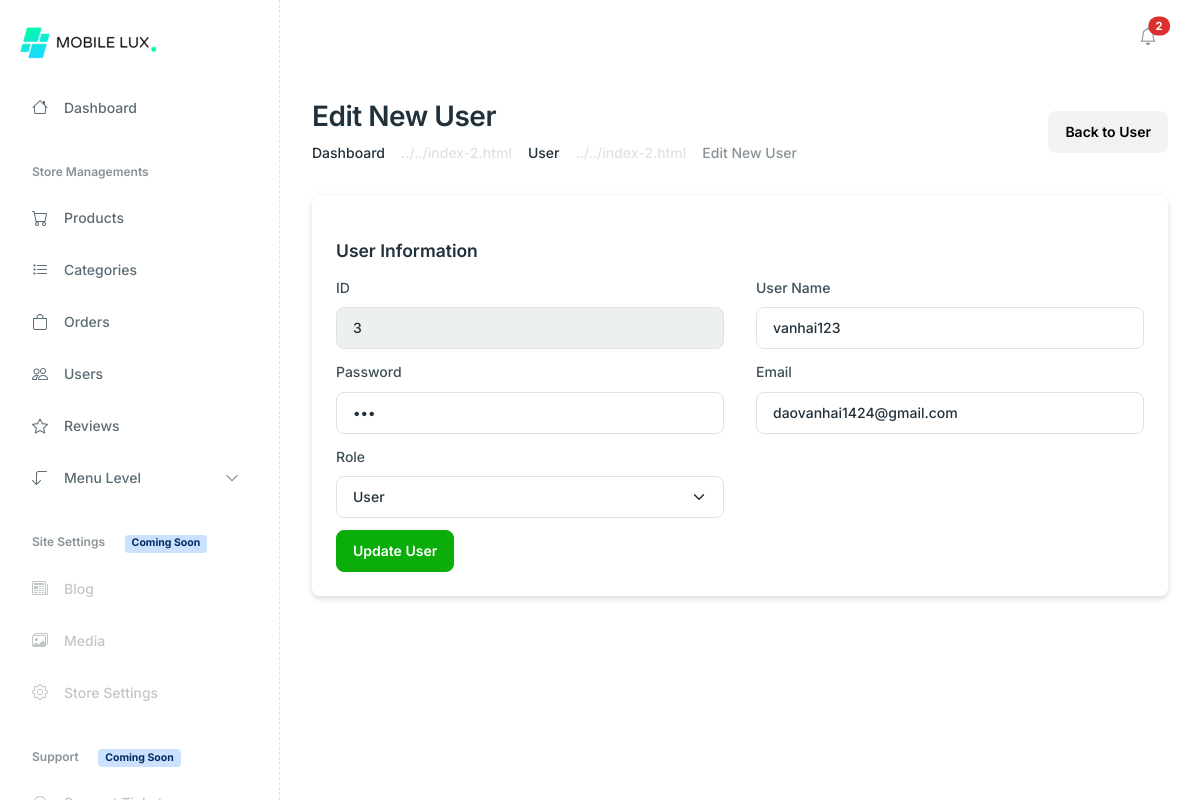
/admin/index.php?act=edit_user&id=3, run on the app's committed database.
### tables this page shows
CREATE TABLE `user` (
  `id` int(11) NOT NULL,
  `user` varchar(255) NOT NULL,
  `pass` varchar(255) NOT NULL,
  `email` varchar(255) NOT NULL,
  `role` tinyint(2) NOT NULL COMMENT '0. Admin\r\n1. User'
);

### models/pdo.php (called while the page is built, shortened)
<?php
function pdo_get_connection()
{
    $servername = "localhost";
    $username = "root";
    $password = "";
    try {
        $conn = new PDO("mysql:host=$servername;dbname=db_mobilelux", $username, $password);
        $conn->setAttribute(PDO::ATTR_ERRMODE, PDO::ERRMODE_EXCEPTION);
        return $conn;
    } catch (PDOException $e) {
        echo "Connection failed: " . $e->getMessage();
    }
}
function pdo_query_one($sql)
{
    $sql_args = array_slice(func_get_args(), 1);
    try {
        $conn = pdo_get_connection();
        $stmt = $conn->prepare($sql);
        $stmt->execute($sql_args);
        $row = $stmt->fetch(PDO::FETCH_ASSOC);
        return $row;
    } catch (PDOException $e) {
        throw $e;
    } finally {
        unset($conn);
    }
}

### models/user.php (called while the page is built, shortened)
<?php
function loadone_user($id)
{
    $sql = "SELECT * FROM `user` WHERE id= $id";
    $user = pdo_query_one($sql);
    return $user;
}

### admin/user/edit.php (the view, shortened to what this page needs)
<div class="main-wrapper">
    <?php include_once 'box_left.php' ?>
    <main class="main-content-wrapper">
        <div class="container">
            <div class="row mb-8">
                <div class="col-md-12">
                    <div class="d-md-flex justify-content-between align-items-center">
                        <div>
                            <h2>Edit New User</h2>
                            <nav aria-label="breadcrumb">
                                <ol class="breadcrumb mb-0">
                                    <li class="breadcrumb-item"><a href="#" class="text-inherit">Dashboard</a></li>
                                    <li class="breadcrumb-item"><a href="#" class="text-inherit">User</a></li>
                                    <li class="breadcrumb-item active" aria-current="page">Edit New User</li>
                                </ol>
                            </nav>
                        </div>
                        <div>
                            <a href="?act=list_user" class="btn btn-light">Back to User</a>
                        </div>
                    </div>
                </div>
            </div>
            <form action="" method="POST" class="row">
                <div class="col-lg-12 col-12">
                    <div class="card mb-6 shadow border-0">
                        <div class="card-body p-6">
                            <h4 class="mb-4 h5 mt-5">User Information</h4>
                            <div class="row">
                                <div class="mb-3 col-lg-6">
                                    <label class="form-label">ID</label>
                                    <input type="text" class="form-control" placeholder="ID" required="" disabled="" name="id" value="<?= $user['id'] ?>">
                                </div>
                                <div class="mb-3 col-lg-6">
                                    <label class="form-label">User Name</label>
                                    <input type="text" name="name" class="form-control <?= !empty($_SESSION['errors']['name']) ? 'is-invalid' : '' ?>" placeholder="User Name" value="<?= $user['user'] ?>">
                                </div>
                                <div class="mb-3 col-lg-6">
                                    <label class="form-label">Password</label>
                                    <input type="password" name="pass" class="form-control <?= !empty($_SESSION['errors']['pass']) ? 'is-invalid' : '' ?>" placeholder="Password" value="<?= $user['pass'] ?>">
                                </div>
                                <div class="mb-3 col-lg-6">
                                    <label class="form-label">Email</label>
                                    <input type="text" name="email" class="form-control <?= !empty($_SESSION['errors']['email']) ? 'is-invalid' : '' ?>" placeholder="Email" value="<?= $user['email'] ?>">
                                </div>
                                <div class="mb-3 col-lg-6">
                                    <label class="form-label">Role</label>
                                    <select class="form-select <?= !empty($_SESSION['errors']['role']) ? 'is-invalid' : '' ?>" name="role">
                                        <option disabled selected value="<?= $user['id'] ?>"><?= $user['role'] == '0' ? 'Admin' : 'User' ?></option>
                                    </select>
                                </div>
                                <div class="col-lg-12">
                                    <button type="submit" name="submit" class="btn btn-primary">Update User</button>
                                </div>
                            </div>
                        </div>
                    </div>
                </div>
            </form>
        </div>
    </main>

### data on the page
user: id "3", name "vanhai123", email "daovanhai1424@gmail.com", role "User"
